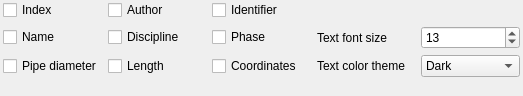
<?xml version="1.0" encoding="UTF-8"?>
<ui version="4.0">
 <class>ToolBarTextDisplay</class>
 <widget class="QWidget" name="ToolBarTextDisplay">
  <property name="geometry">
   <rect>
    <x>0</x>
    <y>0</y>
    <width>523</width>
    <height>96</height>
   </rect>
  </property>
  <property name="windowTitle">
   <string>Form</string>
  </property>
  <layout class="QGridLayout" name="gridLayout_2">
   <property name="leftMargin">
    <number>3</number>
   </property>
   <property name="topMargin">
    <number>0</number>
   </property>
   <property name="rightMargin">
    <number>3</number>
   </property>
   <property name="bottomMargin">
    <number>0</number>
   </property>
   <property name="spacing">
    <number>6</number>
   </property>
   <item row="2" column="1">
    <widget class="QCheckBox" name="lengthBox">
     <property name="text">
      <string>Length</string>
     </property>
    </widget>
   </item>
   <item row="0" column="1">
    <widget class="QCheckBox" name="authorBox">
     <property name="text">
      <string>Author</string>
     </property>
    </widget>
   </item>
   <item row="2" column="2">
    <widget class="QCheckBox" name="coordinatesBox">
     <property name="layoutDirection">
      <enum>Qt::LeftToRight</enum>
     </property>
     <property name="text">
      <string>Coordinates</string>
     </property>
     <property name="checkable">
      <bool>true</bool>
     </property>
    </widget>
   </item>
   <item row="2" column="0">
    <widget class="QCheckBox" name="diameterBox">
     <property name="layoutDirection">
      <enum>Qt::LeftToRight</enum>
     </property>
     <property name="text">
      <string>Pipe diameter</string>
     </property>
     <property name="checkable">
      <bool>true</bool>
     </property>
    </widget>
   </item>
   <item row="1" column="0">
    <widget class="QCheckBox" name="nameBox">
     <property name="text">
      <string>Name</string>
     </property>
     <property name="checkable">
      <bool>true</bool>
     </property>
    </widget>
   </item>
   <item row="1" column="2">
    <widget class="QCheckBox" name="phaseBox">
     <property name="text">
      <string>Phase</string>
     </property>
     <property name="checkable">
      <bool>true</bool>
     </property>
    </widget>
   </item>
   <item row="2" column="4">
    <widget class="QComboBox" name="themeComboBox">
     <item>
      <property name="text">
       <string>Dark</string>
      </property>
     </item>
     <item>
      <property name="text">
       <string>Light</string>
      </property>
     </item>
    </widget>
   </item>
   <item row="1" column="1">
    <widget class="QCheckBox" name="disciplineBox">
     <property name="text">
      <string>Discipline</string>
     </property>
     <property name="checkable">
      <bool>true</bool>
     </property>
    </widget>
   </item>
   <item row="0" column="2">
    <widget class="QCheckBox" name="identifierBox">
     <property name="text">
      <string>Identifier</string>
     </property>
     <property name="checkable">
      <bool>true</bool>
     </property>
    </widget>
   </item>
   <item row="0" column="0">
    <widget class="QCheckBox" name="indexBox">
     <property name="text">
      <string>Index</string>
     </property>
     <property name="checkable">
      <bool>true</bool>
     </property>
    </widget>
   </item>
   <item row="2" column="3">
    <widget class="QLabel" name="label">
     <property name="text">
      <string>Text color theme</string>
     </property>
    </widget>
   </item>
   <item row="3" column="2">
    <spacer name="verticalSpacer">
     <property name="orientation">
      <enum>Qt::Vertical</enum>
     </property>
     <property name="sizeHint" stdset="0">
      <size>
       <width>0</width>
       <height>0</height>
      </size>
     </property>
    </spacer>
   </item>
   <item row="1" column="4">
    <widget class="QDoubleSpinBox" name="fontSizeSpinBox">
     <property name="decimals">
      <number>0</number>
     </property>
     <property name="minimum">
      <double>8.000000000000000</double>
     </property>
     <property name="maximum">
      <double>78.000000000000000</double>
     </property>
     <property name="value">
      <double>13.000000000000000</double>
     </property>
    </widget>
   </item>
   <item row="1" column="3">
    <widget class="QLabel" name="label_2">
     <property name="text">
      <string>Text font size</string>
     </property>
    </widget>
   </item>
  </layout>
 </widget>
 <tabstops>
  <tabstop>indexBox</tabstop>
  <tabstop>nameBox</tabstop>
  <tabstop>diameterBox</tabstop>
  <tabstop>authorBox</tabstop>
  <tabstop>disciplineBox</tabstop>
  <tabstop>lengthBox</tabstop>
  <tabstop>identifierBox</tabstop>
  <tabstop>phaseBox</tabstop>
  <tabstop>coordinatesBox</tabstop>
  <tabstop>fontSizeSpinBox</tabstop>
  <tabstop>themeComboBox</tabstop>
 </tabstops>
 <resources/>
 <connections/>
</ui>
